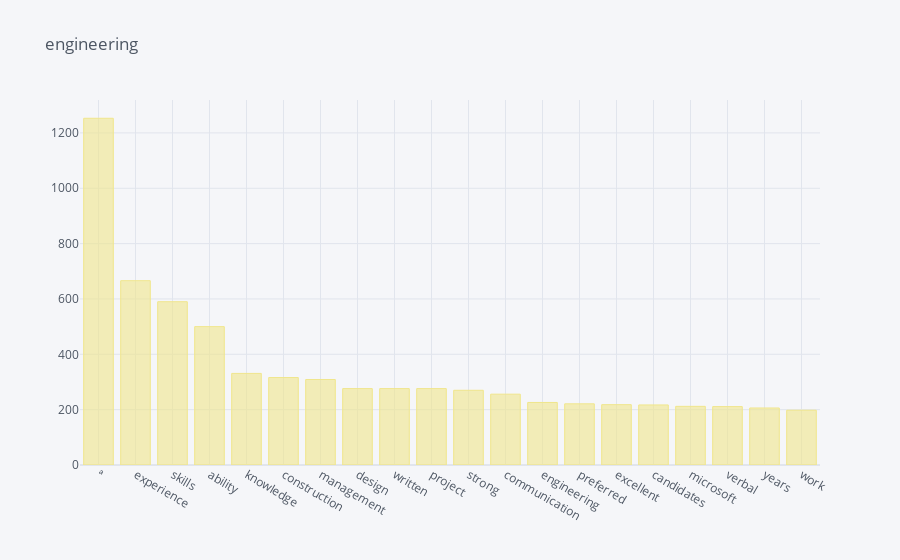
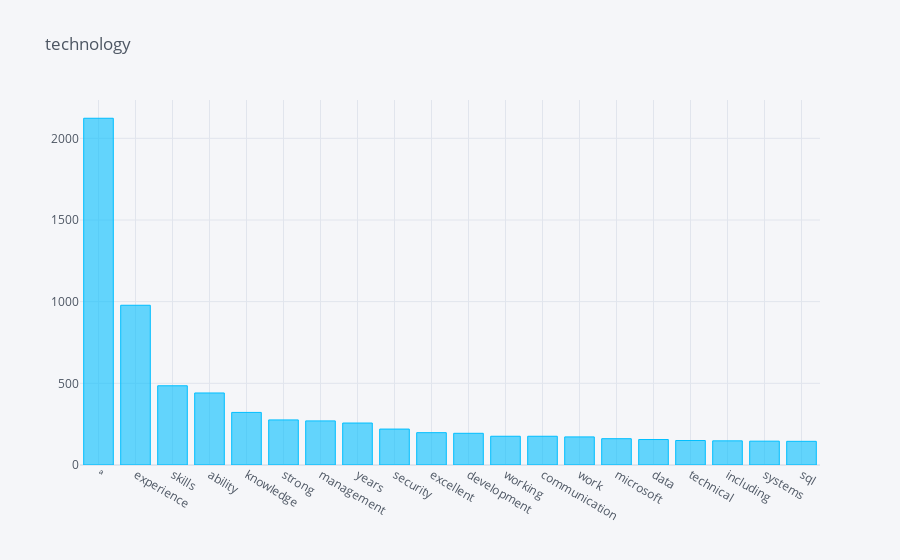
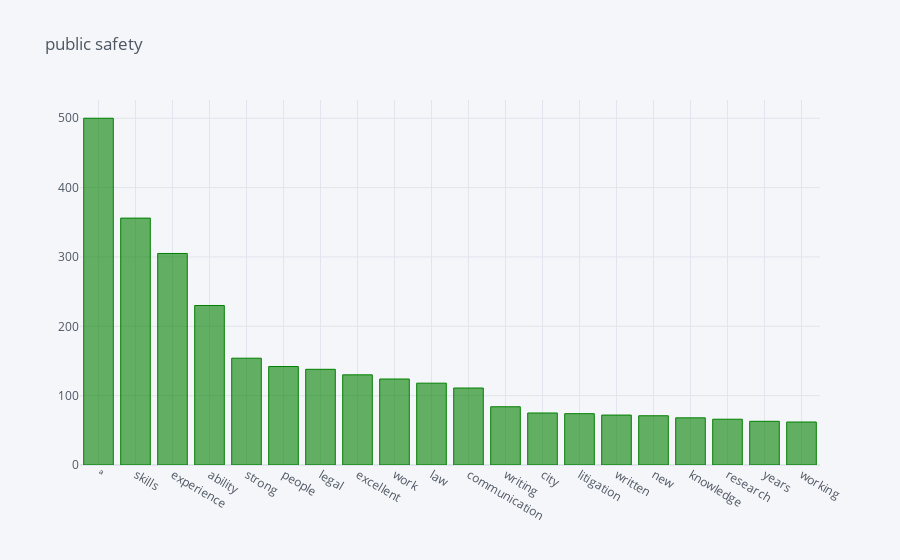
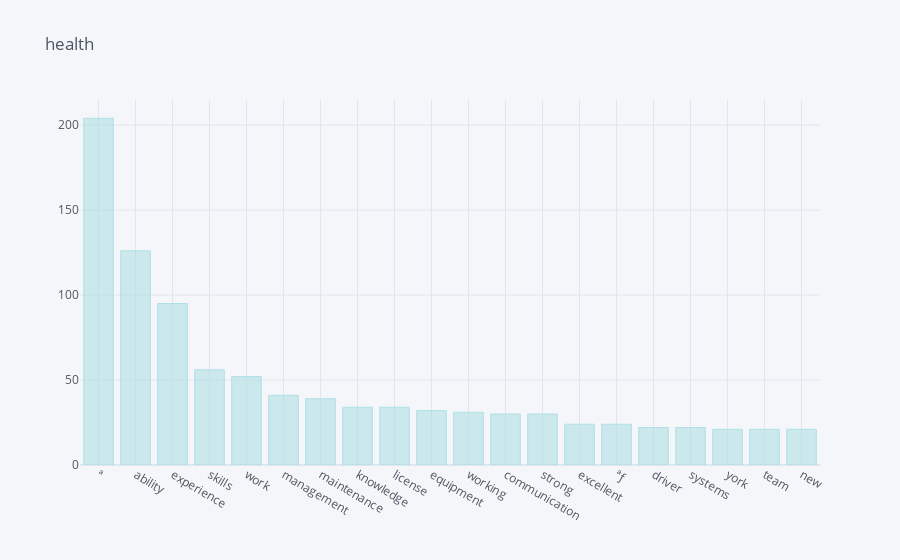

Notebook code for these charts, in order:
### Code cell
requiredSkillSet(frequentCategories.index[0]).iplot(title='engineering', kind='bar', color='khaki')


requiredSkillSet(frequentCategories.index[1]).iplot(title='technology', kind='bar', color='deepskyblue')

requiredSkillSet(frequentCategories.index[2]).iplot(title='public safety', kind='bar', color='green')


requiredSkillSet(frequentCategories.index[3]).iplot(title='health', kind='bar', color='powderblue')


requiredSkillSet(frequentCategories.index[4]).iplot(title='legal affairs', kind='bar', color='darkolivegreen')

#Minimum Qualification Wordcloud

qualification_keywords = []
jobDetailsDF.minimum_requirements.dropna().apply(keyWordsAnalyse, l=qualification_keywords)
plot.figure(figsize=(10, 8))
counter = Counter(qualification_keywords)
common = [x[0] for x in counter.most_common(40)]
wordcloudForCategories(' '.join(common))

### Figure 1 — Plotly figure (JSON) as saved in the notebook; plotly's stock layout.template omitted (floating-point values rounded to 4 significant figures)
{"data": [{"marker": {"color": "rgba(240, 230, 140, 0.6)", "line": {"color": "rgba(240, 230, 140, 1.0)", "width": 1}}, "name": "None", "orientation": "v", "text": "", "type": "bar", "x": ["ª", "experience", "skills", "ability", "knowledge", "construction", "management", "design", "written", "project", "strong", "communication", "engineering", "preferred", "excellent", "candidates", "microsoft", "verbal", "years", "work"], "y": [1253, 666, 590, 500, 331, 316, 309, 276, 276, 276, 270, 256, 226, 221, 218, 217, 212, 211, 206, 198]}], "layout": {"legend": {"bgcolor": "#F5F6F9", "font": {"color": "#4D5663"}}, "paper_bgcolor": "#F5F6F9", "plot_bgcolor": "#F5F6F9", "title": {"font": {"color": "#4D5663"}, "text": "engineering"}, "xaxis": {"gridcolor": "#E1E5ED", "showgrid": true, "tickfont": {"color": "#4D5663"}, "title": {"font": {"color": "#4D5663"}, "text": ""}, "zerolinecolor": "#E1E5ED"}, "yaxis": {"gridcolor": "#E1E5ED", "showgrid": true, "tickfont": {"color": "#4D5663"}, "title": {"font": {"color": "#4D5663"}, "text": ""}, "zerolinecolor": "#E1E5ED"}}}

### Figure 2 — Plotly figure (JSON) as saved in the notebook; plotly's stock layout.template omitted (floating-point values rounded to 4 significant figures)
{"data": [{"marker": {"color": "rgba(0, 191, 255, 0.6)", "line": {"color": "rgba(0, 191, 255, 1.0)", "width": 1}}, "name": "None", "orientation": "v", "text": "", "type": "bar", "x": ["ª", "experience", "skills", "ability", "knowledge", "strong", "management", "years", "security", "excellent", "development", "working", "communication", "work", "microsoft", "data", "technical", "including", "systems", "sql"], "y": [2123, 978, 485, 441, 322, 276, 270, 257, 220, 198, 194, 176, 176, 172, 161, 156, 150, 148, 146, 145]}], "layout": {"legend": {"bgcolor": "#F5F6F9", "font": {"color": "#4D5663"}}, "paper_bgcolor": "#F5F6F9", "plot_bgcolor": "#F5F6F9", "title": {"font": {"color": "#4D5663"}, "text": "technology"}, "xaxis": {"gridcolor": "#E1E5ED", "showgrid": true, "tickfont": {"color": "#4D5663"}, "title": {"font": {"color": "#4D5663"}, "text": ""}, "zerolinecolor": "#E1E5ED"}, "yaxis": {"gridcolor": "#E1E5ED", "showgrid": true, "tickfont": {"color": "#4D5663"}, "title": {"font": {"color": "#4D5663"}, "text": ""}, "zerolinecolor": "#E1E5ED"}}}

### Figure 3 — Plotly figure (JSON) as saved in the notebook; plotly's stock layout.template omitted (floating-point values rounded to 4 significant figures)
{"data": [{"marker": {"color": "rgba(0, 128, 0, 0.6)", "line": {"color": "rgba(0, 128, 0, 1.0)", "width": 1}}, "name": "None", "orientation": "v", "text": "", "type": "bar", "x": ["ª", "skills", "experience", "ability", "strong", "people", "legal", "excellent", "work", "law", "communication", "writing", "city", "litigation", "written", "new", "knowledge", "research", "years", "working"], "y": [500, 356, 305, 230, 154, 142, 138, 130, 124, 118, 111, 84, 75, 74, 72, 71, 68, 66, 63, 62]}], "layout": {"legend": {"bgcolor": "#F5F6F9", "font": {"color": "#4D5663"}}, "paper_bgcolor": "#F5F6F9", "plot_bgcolor": "#F5F6F9", "title": {"font": {"color": "#4D5663"}, "text": "public safety"}, "xaxis": {"gridcolor": "#E1E5ED", "showgrid": true, "tickfont": {"color": "#4D5663"}, "title": {"font": {"color": "#4D5663"}, "text": ""}, "zerolinecolor": "#E1E5ED"}, "yaxis": {"gridcolor": "#E1E5ED", "showgrid": true, "tickfont": {"color": "#4D5663"}, "title": {"font": {"color": "#4D5663"}, "text": ""}, "zerolinecolor": "#E1E5ED"}}}

### Figure 4 — Plotly figure (JSON) as saved in the notebook; plotly's stock layout.template omitted (floating-point values rounded to 4 significant figures)
{"data": [{"marker": {"color": "rgba(176, 224, 230, 0.6)", "line": {"color": "rgba(176, 224, 230, 1.0)", "width": 1}}, "name": "None", "orientation": "v", "text": "", "type": "bar", "x": ["ª", "ability", "experience", "skills", "work", "management", "maintenance", "knowledge", "license", "equipment", "working", "communication", "strong", "excellent", "ªƒ", "driver", "systems", "york", "team", "new"], "y": [204, 126, 95, 56, 52, 41, 39, 34, 34, 32, 31, 30, 30, 24, 24, 22, 22, 21, 21, 21]}], "layout": {"legend": {"bgcolor": "#F5F6F9", "font": {"color": "#4D5663"}}, "paper_bgcolor": "#F5F6F9", "plot_bgcolor": "#F5F6F9", "title": {"font": {"color": "#4D5663"}, "text": "health"}, "xaxis": {"gridcolor": "#E1E5ED", "showgrid": true, "tickfont": {"color": "#4D5663"}, "title": {"font": {"color": "#4D5663"}, "text": ""}, "zerolinecolor": "#E1E5ED"}, "yaxis": {"gridcolor": "#E1E5ED", "showgrid": true, "tickfont": {"color": "#4D5663"}, "title": {"font": {"color": "#4D5663"}, "text": ""}, "zerolinecolor": "#E1E5ED"}}}
